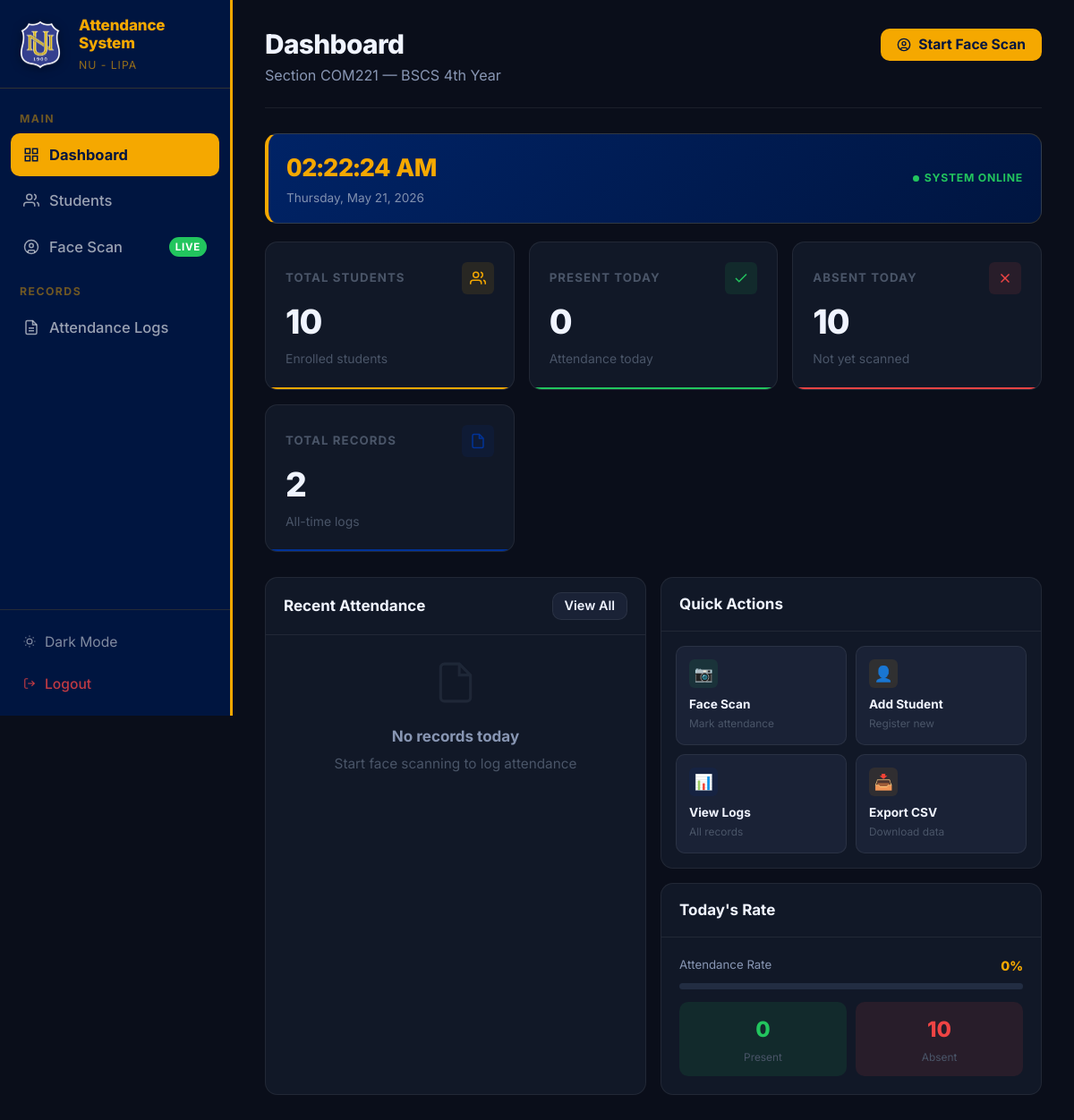
Before: /dashboard (signed in) with the older database file.
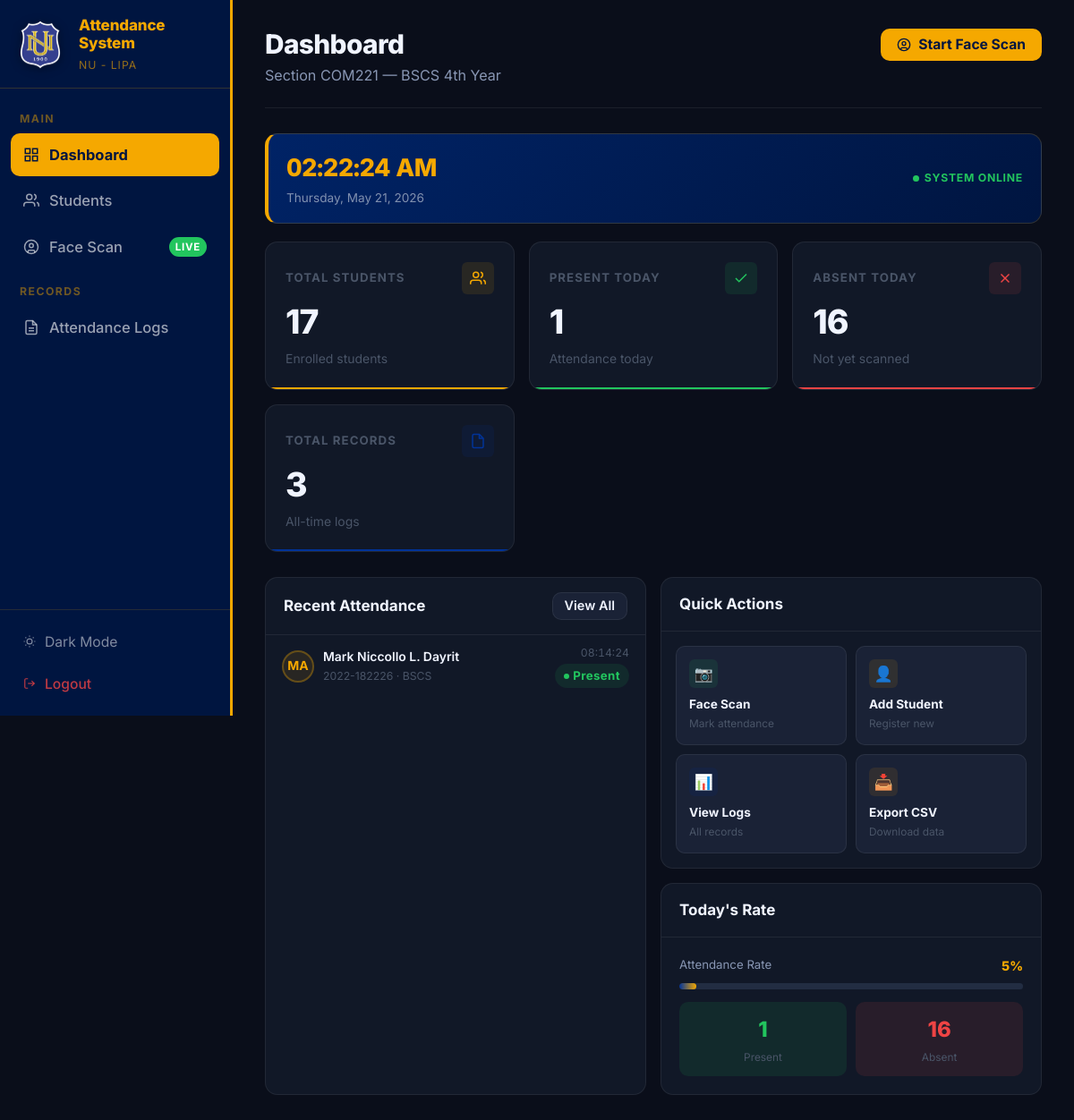
After: the same page with the newer database file.
### tables this page shows
CREATE TABLE attendance (
            id               INTEGER PRIMARY KEY AUTOINCREMENT,
            student_id       INTEGER NOT NULL,
            attendance_date  DATE    NOT NULL,
            time_in          TIME    NOT NULL,
            status           TEXT    NOT NULL DEFAULT 'Present',
            confidence_score REAL,
            FOREIGN KEY (student_id) REFERENCES students(id) ON DELETE CASCADE
        );

CREATE TABLE students (
            id             INTEGER PRIMARY KEY AUTOINCREMENT,
            student_number TEXT    NOT NULL UNIQUE,
            full_name      TEXT    NOT NULL,
            course         TEXT    NOT NULL,
            year_level     INTEGER NOT NULL,
            section        TEXT    NOT NULL,
            image_path     TEXT,
            created_at     DATETIME DEFAULT CURRENT_TIMESTAMP
        , face_embedding BLOB);

### app.py (the view)
@app.route('/dashboard')
@login_required
def dashboard():
    db    = get_db()
    today = date.today().isoformat()
    total_students   = db.execute("SELECT COUNT(*) FROM students").fetchone()[0]
    today_attendance = db.execute(
        "SELECT COUNT(*) FROM attendance WHERE attendance_date = ?", (today,)
    ).fetchone()[0]
    total_records    = db.execute("SELECT COUNT(*) FROM attendance").fetchone()[0]
    recent_attendance = db.execute("""
        SELECT a.time_in, s.full_name, s.student_number, s.course
        FROM attendance a
        JOIN students s ON s.id = a.student_id
        WHERE a.attendance_date = ?
        ORDER BY a.time_in DESC
        LIMIT 8
    """, (today,)).fetchall()
    db.close()
    stats = {
        'total_students':   total_students,
        'today_attendance': today_attendance,
        'total_records':    total_records,
    }
    return render_template('dashboard.html', stats=stats, recent_attendance=recent_attendance)

### app.py (called while the page is built)
def login_required(f):
    @wraps(f)
    def decorated(*args, **kwargs):
        if 'admin_id' not in session:
            if request.path.startswith('/api/'):
                return jsonify({'success': False, 'message': 'Session expired. Please refresh and log in again.'}), 401
            flash('Please log in to continue.', 'error')
            return redirect(url_for('login'))
        return f(*args, **kwargs)
    return decorated

### utils/database.py (called while the page is built)
def get_db():
    conn = sqlite3.connect(DB_PATH)
    conn.row_factory = sqlite3.Row
    conn.execute("PRAGMA foreign_keys = ON")
    return conn

### templates/dashboard.html (shortened to what the changed rows need)
{% extends "layout.html" %}
{% block content %}
<div class="page-header">
  <div>
    <h1 class="page-title">Dashboard</h1>
  </div>
</div>
<div class="stats-grid">
  <div class="stat-card" style="--stat-color:var(--nu-gold);--stat-bg:var(--nu-gold-soft);">
    <div class="stat-card-header">
      <span class="stat-label">Total Students</span>
      <div class="stat-icon">
      </div>
    </div>
    <div class="stat-value">{{ stats.total_students }}</div>
    <div class="stat-meta">Enrolled students</div>
  </div>
  <div class="stat-card" style="--stat-color:var(--success);--stat-bg:var(--success-soft);">
    <div class="stat-card-header">
      <span class="stat-label">Present Today</span>
      <div class="stat-icon">
      </div>
    </div>
    <div class="stat-value">{{ stats.today_attendance }}</div>
    <div class="stat-meta">Attendance today</div>
  </div>
  <div class="stat-card" style="--stat-color:var(--danger);--stat-bg:var(--danger-soft);">
    <div class="stat-card-header">
      <span class="stat-label">Absent Today</span>
      <div class="stat-icon">
      </div>
    </div>
    <div class="stat-value">{{ stats.total_students - stats.today_attendance }}</div>
    <div class="stat-meta">Not yet scanned</div>
  </div>
  <div class="stat-card" style="--stat-color:var(--nu-navy-mid);--stat-bg:rgba(0,51,153,0.12);">
    <div class="stat-card-header">
      <span class="stat-label">Total Records</span>
      <div class="stat-icon">
      </div>
    </div>
    <div class="stat-value">{{ stats.total_records }}</div>
    <div class="stat-meta">All-time logs</div>
  </div>
</div>
<div class="recent-grid">
  <div class="card">
    <div style="padding: 0 18px;">
      {% if recent_attendance %}
        {% for record in recent_attendance %}
        <div class="activity-item">
          <div class="avatar">{{ record.full_name[:2] }}</div>
          <div class="activity-info">
            <div class="activity-name">{{ record.full_name }}</div>
            <div class="activity-meta">{{ record.student_number }} · {{ record.course }}</div>
          </div>
          <div style="text-align:right;">
            <div class="activity-time">{{ record.time_in }}</div>
            <span class="badge badge-success" style="margin-top:3px;"><span class="badge-dot"></span>Present</span>
          </div>
        </div>
        {% endfor %}
      {% else %}
        <div class="empty-state" style="padding:28px 0;">
          <svg viewBox="0 0 24 24" fill="none" stroke="currentColor" stroke-width="1.5">
            <path d="M14 2H6a2 2 0 0 0-2 2v16a2 2 0 0 0 2 2h12a2 2 0 0 0 2-2V8z"/>
            <polyline points="14,2 14,8 20,8"/>
          </svg>
          <h3>No records today</h3>
          <p>Start face scanning to log attendance</p>
        </div>
      {% endif %}
    </div>
  </div>
  <div style="display:flex;flex-direction:column;gap:16px;">
    <div class="card">
      <div class="card-body">
        {% set pct = ((stats.today_attendance / stats.total_students * 100)|int) if stats.total_students > 0 else 0 %}
        <div style="display:flex;justify-content:space-between;margin-bottom:8px;">
          <span style="font-size:0.78rem;color:var(--text-secondary);">Attendance Rate</span>
          <span style="font-size:0.85rem;font-weight:800;color:var(--nu-gold);">{{ pct }}%</span>
        </div>
        <div style="height:7px;background:var(--bg-surface-3);border-radius:999px;overflow:hidden;">
          <div style="height:100%;width:{{ pct }}%;background:linear-gradient(90deg,var(--nu-navy-mid),var(--nu-gold));border-radius:999px;transition:width 1s ease;"></div>
        </div>
        <div style="display:grid;grid-template-columns:1fr 1fr;gap:10px;margin-top:14px;">
          <div style="padding:12px;background:var(--success-soft);border-radius:var(--radius-md);text-align:center;">
            <div style="font-size:1.4rem;font-weight:800;color:var(--success);">{{ stats.today_attendance }}</div>
            <div style="font-size:0.7rem;color:var(--text-muted);margin-top:2px;">Present</div>
          </div>
          <div style="padding:12px;background:var(--danger-soft);border-radius:var(--radius-md);text-align:center;">
            <div style="font-size:1.4rem;font-weight:800;color:var(--danger);">{{ stats.total_students - stats.today_attendance }}</div>
            <div style="font-size:0.7rem;color:var(--text-muted);margin-top:2px;">Absent</div>
          </div>
        </div>
      </div>
    </div>
  </div>
</div>
{% endblock %}

Changed rows visible on the page:
added attendance: full_name "MA", full_name "Mark Niccollo L. Dayrit", student_number "2022-182226", course "BSCS", time_in "08:14:24"
Other visible differences:
{{ stats.total_students }}: "10" → "17"
{{ stats.today_attendance }}: "0" → "1"
{{ stats.total_students - stats.today_attendance }}: "10" → "16"
{{ stats.total_records }}: "2" → "3"
{{ pct }}: "0" → "5"
text no longer shown: "No records today Start face scanning to log attendance"
